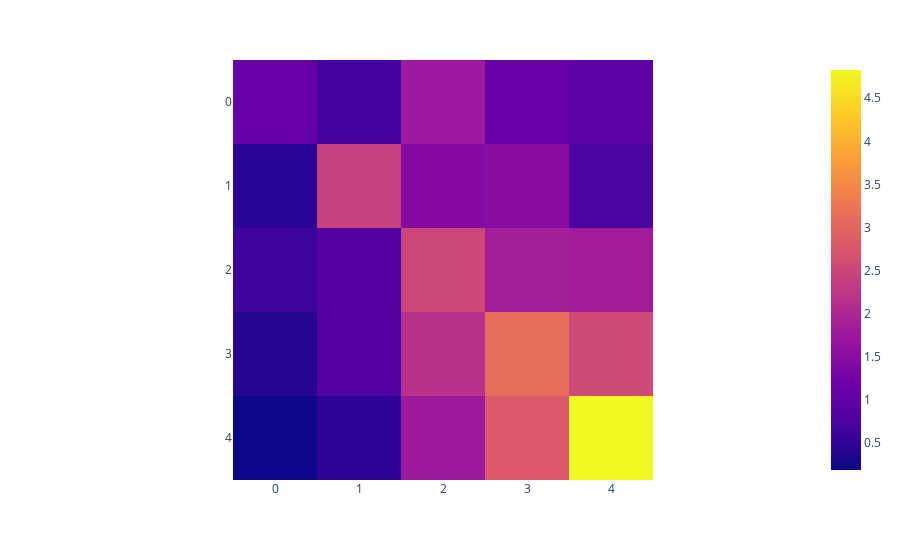

Write notebook code for a chart like this one.
### Code cell
mixing_matrices = build_synthetic_matrices(
    iso3, source_iso3, modelled_age_groups, age_adjust, requested_locations=['all_locations']
)
print(f"Total daily contacts for each age group is {mixing_matrices['all_locations'].sum(axis=1)}")
px.imshow(mixing_matrices["all_locations"])

### Figure 1 — Plotly figure (JSON) as saved in the notebook; plotly's stock layout.template omitted (floating-point values rounded to 4 significant figures)
{"data": [{"coloraxis": "coloraxis", "hovertemplate": "x: %{x}<br>y: %{y}<br>color: %{z}<extra></extra>", "name": "0", "type": "heatmap", "xaxis": "x", "yaxis": "y", "z": [[1.091, 0.7168, 1.762, 1.1, 0.975], [0.4539, 2.414, 1.459, 1.508, 0.782], [0.6345, 0.8525, 2.507, 1.843, 1.818], [0.3886, 0.8512, 2.152, 3.106, 2.568], [0.1843, 0.4667, 1.772, 2.789, 4.828]]}], "layout": {"coloraxis": {"colorscale": [[0, "#0d0887"], [0.1111, "#46039f"], [0.2222, "#7201a8"], [0.3333, "#9c179e"], [0.4444, "#bd3786"], [0.5556, "#d8576b"], [0.6667, "#ed7953"], [0.7778, "#fb9f3a"], [0.8889, "#fdca26"], [1, "#f0f921"]]}, "margin": {"t": 60}, "xaxis": {"anchor": "y", "constrain": "domain", "domain": [0, 1], "scaleanchor": "y"}, "yaxis": {"anchor": "x", "autorange": "reversed", "constrain": "domain", "domain": [0, 1]}}}
